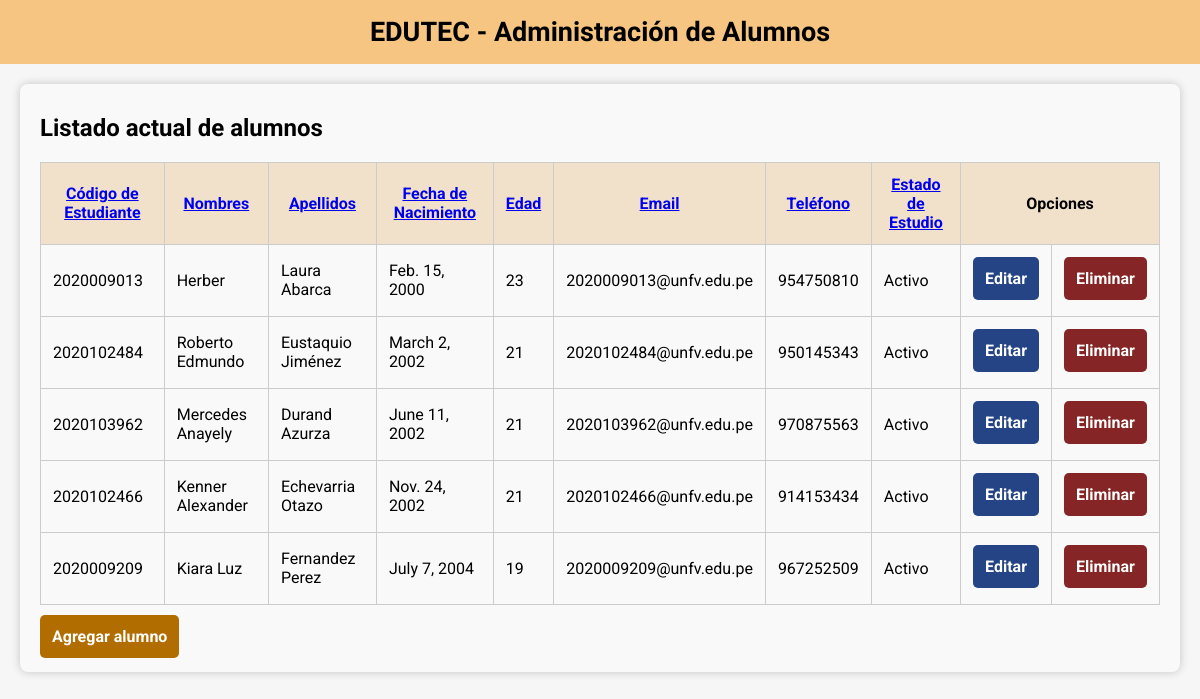
The app's page /?ordering=fecha_nacimiento with its own data.
### app/models.py (models this page shows, shortened)
class Alumno(models.Model):
    codigo = models.CharField(max_length=15, primary_key=True)
    nombres = models.CharField(max_length=50)
    apellidos = models.CharField(max_length=50)
    fecha_nacimiento = models.DateField()
    edad = models.IntegerField()
    email = models.EmailField()
    telefono = models.CharField(max_length=15)
    estado_estudio = models.BooleanField(default=True)
    class Meta:
        db_table = "alumno"

### app/views.py (the view)
# urls.py: path('', views.listar, name='listar'),
def listar(request):
    ordering = request.GET.get('ordering', 'codigo')
    allowed_ordering = ['codigo', 'nombres', 'apellidos', 'fecha_nacimiento', 'edad', 'email', 'telefono', 'estado_estudio']
    if ordering not in allowed_ordering:
        ordering = 'codigo'
    alumnos = Alumno.objects.all().order_by(ordering)
    contexto = {'alumnos': alumnos, 'ordering': ordering}
    return render(request, 'listar.html', contexto)

### app/templates/listar.html (shortened to what this page needs)
{% extends 'index.html' %}
{% block principal %}
<div class="alumno-container">
    <h2>Listado actual de alumnos</h2>
    <table class="alumno-table">
        <thead>
            <tr>
                <th {% if ordering == 'codigo' %}class="active"{% endif %}><a href="?ordering=codigo">Código de Estudiante</a></th>
                <th {% if ordering == 'nombres' %}class="active"{% endif %}><a href="?ordering=nombres">Nombres</a></th>
                <th {% if ordering == 'apellidos' %}class="active"{% endif %}><a href="?ordering=apellidos">Apellidos</a></th>
                <th {% if ordering == 'fecha_nacimiento' %}class="active"{% endif %}><a href="?ordering=fecha_nacimiento">Fecha de Nacimiento</a></th>
                <th {% if ordering == 'edad' %}class="active"{% endif %}><a href="?ordering=edad">Edad</a></th>
                <th {% if ordering == 'email' %}class="active"{% endif %}><a href="?ordering=email">Email</a></th>
                <th {% if ordering == 'telefono' %}class="active"{% endif %}><a href="?ordering=telefono">Teléfono</a></th>
                <th {% if ordering == 'estado_estudio' %}class="active"{% endif %}><a href="?ordering=estado_estudio">Estado de Estudio</a></th>
                <th colspan="2">Opciones</th>
            </tr>
        </thead>
        <tbody>
            {% for alumno in alumnos %}
            <tr>
                <td>{{ alumno.codigo }}</td>
                <td>{{ alumno.nombres }}</td>
                <td>{{ alumno.apellidos }}</td>
                <td>{{ alumno.fecha_nacimiento }}</td>
                <td>{{ alumno.edad }}</td>
                <td>{{ alumno.email }}</td>
                <td>{{ alumno.telefono }}</td>
                <td>{% if alumno.estado_estudio %} Activo {% else %} Inactivo {% endif %}</td>
                <td><a href="editar/{{ alumno.codigo }}" class="btn btn-editar">Editar</a></td>
                <td><a href="eliminar/{{ alumno.codigo }}"
                        onclick="return confirm('¿Está seguro que quiere eliminar los datos del alumno?')"
                        class="btn btn-eliminar">Eliminar</a></td>
            </tr>
            {% endfor %}
        </tbody>
    </table>
    <a href="{% url 'agregar' %}" class="btn btn-agregar">Agregar alumno</a>
</div>
{% endblock %}

### app/static/styles/style.css (style rules this page uses)
body { margin: 0px; background-color: #f6f6f6; }
.alumno-container { margin: 20px; padding: 10px 20px; background-color: #f9f9f9; border-radius: 8px; box-shadow: 0 0 10px rgba(0, 0, 0, 0.2); }
.alumno-table { width: 100%; border-collapse: collapse; }
.alumno-table th, .alumno-table td { padding: 12px; text-align: left; border: 1px solid #ccc; }
.alumno-table thead tr td, .alumno-table th { font-weight: 700; text-align: center; font-weight: bold; background-color: rgb(241, 225, 202); }
.btn { padding: 12px; color: #fff; font-weight: bold; border-radius: 5px; text-decoration: none; display: inline-block; position: relative; border-radius: 5px; background-repeat: no-repeat; transition: all 0.1s ease-in-out; z-index: 1; overflow: hidden; cursor: pointer; border: none; }
.btn::before { content: ""; width: 0; height: 100%; position: absolute; top: 0; left: 0; z-index: -1; transition: width 200ms ease-in-out; display: inline-block; }
.btn-editar::before { background-color: #215bd8; }
.btn-eliminar::before { background-color: #d82121; }
.btn-agregar::before { background-color: #c6910b; }
.btn-editar { background-color: #254486; }
.btn-eliminar { background-color: #862525; }
.btn-agregar { margin-top: 10px; background-color: #b16d00; }

### records on screen
Alumno: codigo "2020009013", nombres "Herber", apellidos "Laura Abarca", fecha_nacimiento "Feb. 15, 2000", edad "23", email "2020009013@unfv.edu.pe", telefono "954750810", estado_estudio "Activo"
Alumno: codigo "2020102484", nombres "Roberto Edmundo", apellidos "Eustaquio Jiménez", fecha_nacimiento "March 2, 2002", edad "21", email "2020102484@unfv.edu.pe", telefono "950145343", estado_estudio "Activo"
Alumno: codigo "2020103962", nombres "Mercedes Anayely", apellidos "Durand Azurza", fecha_nacimiento "June 11, 2002", edad "21", email "2020103962@unfv.edu.pe", telefono "970875563", estado_estudio "Activo"
Alumno: codigo "2020102466", nombres "Kenner Alexander", apellidos "Echevarria Otazo", fecha_nacimiento "Nov. 24, 2002", edad "21", email "2020102466@unfv.edu.pe", telefono "914153434", estado_estudio "Activo"
Alumno: codigo "2020009209", nombres "Kiara Luz", apellidos "Fernandez Perez", fecha_nacimiento "July 7, 2004", edad "19", email "2020009209@unfv.edu.pe", telefono "967252509", estado_estudio "Activo"
